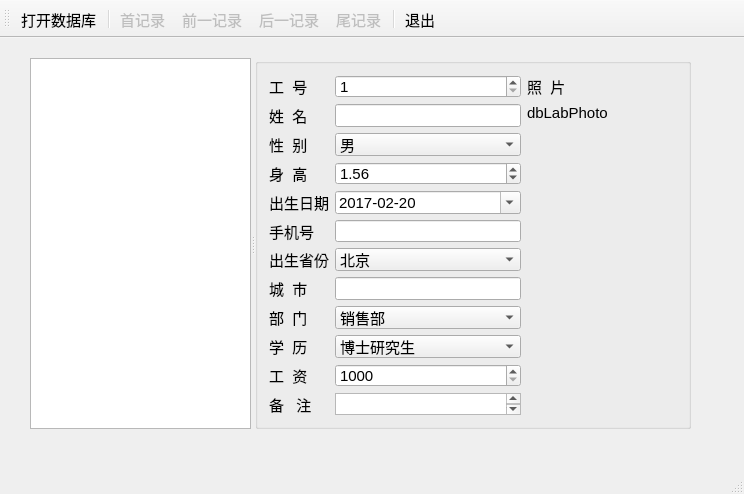
<?xml version="1.0" encoding="UTF-8"?>
<ui version="4.0">
 <class>MainWindow</class>
 <widget class="QMainWindow" name="MainWindow">
  <property name="geometry">
   <rect>
    <x>0</x>
    <y>0</y>
    <width>744</width>
    <height>494</height>
   </rect>
  </property>
  <property name="font">
   <font>
    <pointsize>11</pointsize>
   </font>
  </property>
  <property name="windowTitle">
   <string>QSqlQueryModel的使用--Readonly</string>
  </property>
  <widget class="QWidget" name="centralWidget">
   <widget class="QSplitter" name="splitter">
    <property name="geometry">
     <rect>
      <x>30</x>
      <y>20</y>
      <width>661</width>
      <height>371</height>
     </rect>
    </property>
    <property name="orientation">
     <enum>Qt::Horizontal</enum>
    </property>
    <widget class="QTableView" name="tableView">
     <property name="alternatingRowColors">
      <bool>true</bool>
     </property>
     <property name="selectionMode">
      <enum>QAbstractItemView::SingleSelection</enum>
     </property>
     <property name="selectionBehavior">
      <enum>QAbstractItemView::SelectRows</enum>
     </property>
    </widget>
    <widget class="QGroupBox" name="groupBox">
     <property name="title">
      <string/>
     </property>
     <layout class="QHBoxLayout" name="horizontalLayout">
      <item>
       <layout class="QGridLayout" name="gridLayout">
        <item row="0" column="0">
         <widget class="QLabel" name="label">
          <property name="text">
           <string>工  号</string>
          </property>
          <property name="buddy">
           <cstring>dbSpinEmpNo</cstring>
          </property>
         </widget>
        </item>
        <item row="0" column="1">
         <widget class="QSpinBox" name="dbSpinEmpNo">
          <property name="minimum">
           <number>1</number>
          </property>
          <property name="maximum">
           <number>10000</number>
          </property>
         </widget>
        </item>
        <item row="1" column="0">
         <widget class="QLabel" name="label_2">
          <property name="text">
           <string>姓  名</string>
          </property>
          <property name="buddy">
           <cstring>dbEditName</cstring>
          </property>
         </widget>
        </item>
        <item row="1" column="1">
         <widget class="QLineEdit" name="dbEditName"/>
        </item>
        <item row="2" column="0">
         <widget class="QLabel" name="label_3">
          <property name="text">
           <string>性  别</string>
          </property>
          <property name="buddy">
           <cstring>dbComboSex</cstring>
          </property>
         </widget>
        </item>
        <item row="2" column="1">
         <widget class="QComboBox" name="dbComboSex">
          <item>
           <property name="text">
            <string>男</string>
           </property>
          </item>
          <item>
           <property name="text">
            <string>女</string>
           </property>
          </item>
         </widget>
        </item>
        <item row="3" column="0">
         <widget class="QLabel" name="label_4">
          <property name="text">
           <string>身  高</string>
          </property>
          <property name="buddy">
           <cstring>dbSpinHeight</cstring>
          </property>
         </widget>
        </item>
        <item row="3" column="1">
         <widget class="QDoubleSpinBox" name="dbSpinHeight">
          <property name="suffix">
           <string/>
          </property>
          <property name="maximum">
           <double>3.000000000000000</double>
          </property>
          <property name="singleStep">
           <double>0.010000000000000</double>
          </property>
          <property name="value">
           <double>1.560000000000000</double>
          </property>
         </widget>
        </item>
        <item row="4" column="0">
         <widget class="QLabel" name="label_5">
          <property name="text">
           <string>出生日期</string>
          </property>
          <property name="buddy">
           <cstring>dbEditBirth</cstring>
          </property>
         </widget>
        </item>
        <item row="4" column="1">
         <widget class="QDateEdit" name="dbEditBirth">
          <property name="displayFormat">
           <string>yyyy-MM-dd</string>
          </property>
          <property name="calendarPopup">
           <bool>true</bool>
          </property>
          <property name="date">
           <date>
            <year>2017</year>
            <month>2</month>
            <day>20</day>
           </date>
          </property>
         </widget>
        </item>
        <item row="5" column="0">
         <widget class="QLabel" name="label_10">
          <property name="text">
           <string>手机号</string>
          </property>
          <property name="buddy">
           <cstring>dbEditMobile</cstring>
          </property>
         </widget>
        </item>
        <item row="5" column="1">
         <widget class="QLineEdit" name="dbEditMobile"/>
        </item>
        <item row="6" column="0">
         <widget class="QLabel" name="label_7">
          <property name="text">
           <string>出生省份</string>
          </property>
          <property name="buddy">
           <cstring>dbComboProvince</cstring>
          </property>
         </widget>
        </item>
        <item row="6" column="1">
         <widget class="QComboBox" name="dbComboProvince">
          <item>
           <property name="text">
            <string>北京</string>
           </property>
          </item>
          <item>
           <property name="text">
            <string>上海</string>
           </property>
          </item>
          <item>
           <property name="text">
            <string>天津</string>
           </property>
          </item>
          <item>
           <property name="text">
            <string>重庆</string>
           </property>
          </item>
          <item>
           <property name="text">
            <string>安徽</string>
           </property>
          </item>
          <item>
           <property name="text">
            <string>河北</string>
           </property>
          </item>
          <item>
           <property name="text">
            <string>河南</string>
           </property>
          </item>
          <item>
           <property name="text">
            <string>湖北</string>
           </property>
          </item>
          <item>
           <property name="text">
            <string>湖南</string>
           </property>
          </item>
          <item>
           <property name="text">
            <string>山西</string>
           </property>
          </item>
          <item>
           <property name="text">
            <string>山东</string>
           </property>
          </item>
          <item>
           <property name="text">
            <string>陕西</string>
           </property>
          </item>
          <item>
           <property name="text">
            <string>江苏</string>
           </property>
          </item>
          <item>
           <property name="text">
            <string>江西</string>
           </property>
          </item>
         </widget>
        </item>
        <item row="7" column="0">
         <widget class="QLabel" name="label_8">
          <property name="text">
           <string>城  市</string>
          </property>
          <property name="buddy">
           <cstring>dbEditCity</cstring>
          </property>
         </widget>
        </item>
        <item row="7" column="1">
         <widget class="QLineEdit" name="dbEditCity"/>
        </item>
        <item row="8" column="0">
         <widget class="QLabel" name="label_6">
          <property name="text">
           <string>部  门</string>
          </property>
          <property name="buddy">
           <cstring>dbComboDep</cstring>
          </property>
         </widget>
        </item>
        <item row="8" column="1">
         <widget class="QComboBox" name="dbComboDep">
          <item>
           <property name="text">
            <string>销售部</string>
           </property>
          </item>
          <item>
           <property name="text">
            <string>技术部</string>
           </property>
          </item>
          <item>
           <property name="text">
            <string>生产部</string>
           </property>
          </item>
          <item>
           <property name="text">
            <string>行政部</string>
           </property>
          </item>
         </widget>
        </item>
        <item row="11" column="1">
         <widget class="QPlainTextEdit" name="dbEditMemo">
          <property name="maximumSize">
           <size>
            <width>16777215</width>
            <height>16777215</height>
           </size>
          </property>
         </widget>
        </item>
        <item row="11" column="0">
         <widget class="QLabel" name="label_9">
          <property name="text">
           <string>备   注</string>
          </property>
          <property name="buddy">
           <cstring>dbEditMemo</cstring>
          </property>
         </widget>
        </item>
        <item row="9" column="0">
         <widget class="QLabel" name="label_11">
          <property name="text">
           <string>学  历</string>
          </property>
          <property name="buddy">
           <cstring>dbComboEdu</cstring>
          </property>
         </widget>
        </item>
        <item row="10" column="1">
         <widget class="QSpinBox" name="dbSpinSalary">
          <property name="prefix">
           <string/>
          </property>
          <property name="minimum">
           <number>1000</number>
          </property>
          <property name="maximum">
           <number>50000</number>
          </property>
          <property name="singleStep">
           <number>100</number>
          </property>
          <property name="value">
           <number>1000</number>
          </property>
         </widget>
        </item>
        <item row="10" column="0">
         <widget class="QLabel" name="label_12">
          <property name="text">
           <string>工  资</string>
          </property>
          <property name="buddy">
           <cstring>dbSpinSalary</cstring>
          </property>
         </widget>
        </item>
        <item row="9" column="1">
         <widget class="QComboBox" name="dbComboEdu">
          <item>
           <property name="text">
            <string>博士研究生</string>
           </property>
          </item>
          <item>
           <property name="text">
            <string>硕士研究生</string>
           </property>
          </item>
          <item>
           <property name="text">
            <string>大学本科</string>
           </property>
          </item>
          <item>
           <property name="text">
            <string>大学专科</string>
           </property>
          </item>
          <item>
           <property name="text">
            <string>高中</string>
           </property>
          </item>
          <item>
           <property name="text">
            <string>初中</string>
           </property>
          </item>
          <item>
           <property name="text">
            <string>小学</string>
           </property>
          </item>
         </widget>
        </item>
       </layout>
      </item>
      <item>
       <layout class="QVBoxLayout" name="verticalLayout">
        <item>
         <widget class="QLabel" name="label_13">
          <property name="text">
           <string>照  片</string>
          </property>
         </widget>
        </item>
        <item>
         <widget class="QLabel" name="dbLabPhoto">
          <property name="minimumSize">
           <size>
            <width>150</width>
            <height>0</height>
           </size>
          </property>
          <property name="maximumSize">
           <size>
            <width>350</width>
            <height>16777215</height>
           </size>
          </property>
          <property name="text">
           <string>dbLabPhoto</string>
          </property>
         </widget>
        </item>
        <item>
         <spacer name="verticalSpacer">
          <property name="orientation">
           <enum>Qt::Vertical</enum>
          </property>
          <property name="sizeHint" stdset="0">
           <size>
            <width>20</width>
            <height>40</height>
           </size>
          </property>
         </spacer>
        </item>
       </layout>
      </item>
     </layout>
    </widget>
   </widget>
  </widget>
  <widget class="QMenuBar" name="menuBar">
   <property name="geometry">
    <rect>
     <x>0</x>
     <y>0</y>
     <width>744</width>
     <height>23</height>
    </rect>
   </property>
  </widget>
  <widget class="QStatusBar" name="statusBar"/>
  <widget class="QToolBar" name="mainToolBar">
   <property name="toolButtonStyle">
    <enum>Qt::ToolButtonTextUnderIcon</enum>
   </property>
   <attribute name="toolBarArea">
    <enum>TopToolBarArea</enum>
   </attribute>
   <attribute name="toolBarBreak">
    <bool>false</bool>
   </attribute>
   <addaction name="actOpenDB"/>
   <addaction name="separator"/>
   <addaction name="actRecFirst"/>
   <addaction name="actRecPrevious"/>
   <addaction name="actRecNext"/>
   <addaction name="actRecLast"/>
   <addaction name="separator"/>
   <addaction name="actQuit"/>
  </widget>
  <action name="actOpenDB">
   <property name="icon">
    <iconset resource="res.qrc">
     <normaloff>:/images/images/open3.bmp</normaloff>:/images/images/open3.bmp</iconset>
   </property>
   <property name="text">
    <string>打开数据库</string>
   </property>
   <property name="toolTip">
    <string>打开数据库</string>
   </property>
  </action>
  <action name="actQuit">
   <property name="icon">
    <iconset resource="res.qrc">
     <normaloff>:/images/images/exit.bmp</normaloff>:/images/images/exit.bmp</iconset>
   </property>
   <property name="text">
    <string>退出</string>
   </property>
   <property name="toolTip">
    <string>退出</string>
   </property>
  </action>
  <action name="actRecFirst">
   <property name="enabled">
    <bool>false</bool>
   </property>
   <property name="icon">
    <iconset resource="res.qrc">
     <normaloff>:/images/images/616.bmp</normaloff>:/images/images/616.bmp</iconset>
   </property>
   <property name="text">
    <string>首记录</string>
   </property>
   <property name="toolTip">
    <string>移到首记录</string>
   </property>
  </action>
  <action name="actRecPrevious">
   <property name="enabled">
    <bool>false</bool>
   </property>
   <property name="icon">
    <iconset resource="res.qrc">
     <normaloff>:/images/images/310.bmp</normaloff>:/images/images/310.bmp</iconset>
   </property>
   <property name="text">
    <string>前一记录</string>
   </property>
   <property name="toolTip">
    <string>前一记录</string>
   </property>
  </action>
  <action name="actRecNext">
   <property name="enabled">
    <bool>false</bool>
   </property>
   <property name="icon">
    <iconset resource="res.qrc">
     <normaloff>:/images/images/312.bmp</normaloff>:/images/images/312.bmp</iconset>
   </property>
   <property name="text">
    <string>后一记录</string>
   </property>
   <property name="toolTip">
    <string>后一记录</string>
   </property>
  </action>
  <action name="actRecLast">
   <property name="enabled">
    <bool>false</bool>
   </property>
   <property name="icon">
    <iconset resource="res.qrc">
     <normaloff>:/images/images/630.bmp</normaloff>:/images/images/630.bmp</iconset>
   </property>
   <property name="text">
    <string>尾记录</string>
   </property>
   <property name="toolTip">
    <string>尾记录</string>
   </property>
  </action>
 </widget>
 <layoutdefault spacing="6" margin="11"/>
 <resources>
  <include location="res.qrc"/>
 </resources>
 <connections>
  <connection>
   <sender>actQuit</sender>
   <signal>triggered()</signal>
   <receiver>MainWindow</receiver>
   <slot>close()</slot>
   <hints>
    <hint type="sourcelabel">
     <x>-1</x>
     <y>-1</y>
    </hint>
    <hint type="destinationlabel">
     <x>274</x>
     <y>184</y>
    </hint>
   </hints>
  </connection>
 </connections>
</ui>
